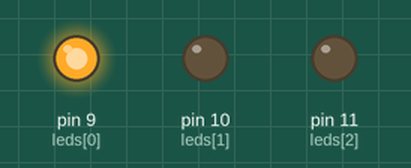
A sketch run on a simulated Arduino Uno, built with avr-gcc and run on an emulated ATmega328P. Shown: output pins drawn as LEDs (lit = HIGH).

Above: at 1.0 s.
At 2.2 s:
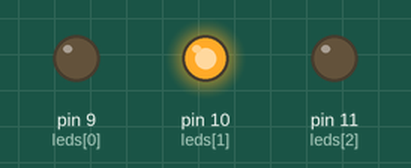
At 3.5 s:
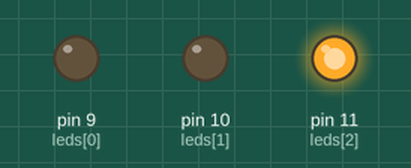
Timing chart, 0 to 5.9 s (numbered marks = the images above):
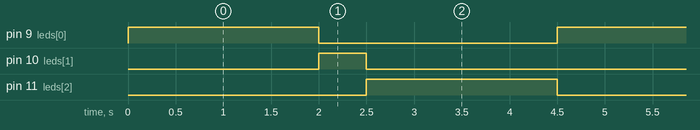

The sketch:

Semaforo_com_ARRAY_e_FOR.ino
```cpp
int leds[3] = {9,10,11};

int tempo[3] = {2000,500,2000};

void setup() {
 for(int i=0; i<3; i++){
 pinMode(leds[i], OUTPUT);
 }
}
void loop() {
 for(int i=0; i<3; i++){
 digitalWrite(leds[i], HIGH);
 delay(tempo[i]);
 digitalWrite(leds[i], LOW);
 }
}
```

Measured:
- by itself, pin 9 (leds[0]), pin 11 (leds[2]): alternates HIGH for 2.0 s and LOW for 2.5 s
- by itself, pin 10 (leds[1]): alternates HIGH for 0.50 s and LOW for 4.0 s
- by itself, everything shown: repeats every 4.5 s, in 4 steps
